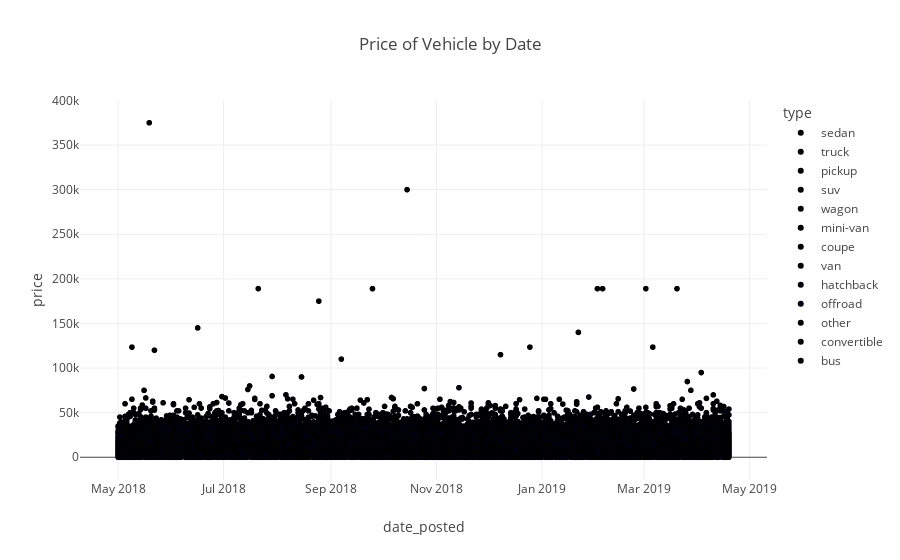

The notebook cell this image was saved under:
### Markdown cell above
## Histogram notes:

In our data set, most of the vehicles were either, sedans, trucks, pickups, and suvs. 

The amount of other type of vehicle were quite minimal in comparison to the volume of the main 4 vehicle types.

### Code cell
px.scatter(df,x='date_posted',y='price',title='Price of Vehicle by Date',color='type')

### Figure 1 — Plotly figure (JSON) as saved in the notebook; plotly's stock layout.template omitted (floating-point values rounded to 4 significant figures; data arrays with more than 128 entries replaced by an {"elided": "..."} marker saying what was removed)
{"data": [{"hovertemplate": "type=sedan<br>date_posted=%{x}<br>price=%{y}<extra></extra>", "legendgroup": "sedan", "marker": {"color": "#000001", "symbol": "circle"}, "mode": "markers", "name": "sedan", "showlegend": true, "type": "scattergl", "x": {"elided": "12154 str values"}, "xaxis": "x", "y": {"elided": "12154 int values"}, "yaxis": "y"}, {"hovertemplate": "type=truck<br>date_posted=%{x}<br>price=%{y}<extra></extra>", "legendgroup": "truck", "marker": {"color": "#000002", "symbol": "circle"}, "mode": "markers", "name": "truck", "showlegend": true, "type": "scattergl", "x": {"elided": "12353 str values"}, "xaxis": "x", "y": {"elided": "12353 int values"}, "yaxis": "y"}, {"hovertemplate": "type=pickup<br>date_posted=%{x}<br>price=%{y}<extra></extra>", "legendgroup": "pickup", "marker": {"color": "#000003", "symbol": "circle"}, "mode": "markers", "name": "pickup", "showlegend": true, "type": "scattergl", "x": {"elided": "6988 str values"}, "xaxis": "x", "y": {"elided": "6988 int values"}, "yaxis": "y"}, {"hovertemplate": "type=suv<br>date_posted=%{x}<br>price=%{y}<extra></extra>", "legendgroup": "suv", "marker": {"color": "#000004", "symbol": "circle"}, "mode": "markers", "name": "suv", "showlegend": true, "type": "scattergl", "x": {"elided": "12405 str values"}, "xaxis": "x", "y": {"elided": "12405 int values"}, "yaxis": "y"}, {"hovertemplate": "type=wagon<br>date_posted=%{x}<br>price=%{y}<extra></extra>", "legendgroup": "wagon", "marker": {"color": "#000005", "symbol": "circle"}, "mode": "markers", "name": "wagon", "showlegend": true, "type": "scattergl", "x": {"elided": "1541 str values"}, "xaxis": "x", "y": {"elided": "1541 int values"}, "yaxis": "y"}, {"hovertemplate": "type=mini-van<br>date_posted=%{x}<br>price=%{y}<extra></extra>", "legendgroup": "mini-van", "marker": {"color": "#000006", "symbol": "circle"}, "mode": "markers", "name": "mini-van", "showlegend": true, "type": "scattergl", "x": {"elided": "1161 str values"}, "xaxis": "x", "y": {"elided": "1161 int values"}, "yaxis": "y"}, {"hovertemplate": "type=coupe<br>date_posted=%{x}<br>price=%{y}<extra></extra>", "legendgroup": "coupe", "marker": {"color": "#000007", "symbol": "circle"}, "mode": "markers", "name": "coupe", "showlegend": true, "type": "scattergl", "x": {"elided": "2303 str values"}, "xaxis": "x", "y": {"elided": "2303 int values"}, "yaxis": "y"}, {"hovertemplate": "type=van<br>date_posted=%{x}<br>price=%{y}<extra></extra>", "legendgroup": "van", "marker": {"color": "#000008", "symbol": "circle"}, "mode": "markers", "name": "van", "showlegend": true, "type": "scattergl", "x": {"elided": "633 str values"}, "xaxis": "x", "y": {"elided": "633 int values"}, "yaxis": "y"}, {"hovertemplate": "type=hatchback<br>date_posted=%{x}<br>price=%{y}<extra></extra>", "legendgroup": "hatchback", "marker": {"color": "#000009", "symbol": "circle"}, "mode": "markers", "name": "hatchback", "showlegend": true, "type": "scattergl", "x": {"elided": "1047 str values"}, "xaxis": "x", "y": {"elided": "1047 int values"}, "yaxis": "y"}, {"hovertemplate": "type=offroad<br>date_posted=%{x}<br>price=%{y}<extra></extra>", "legendgroup": "offroad", "marker": {"color": "#000010", "symbol": "circle"}, "mode": "markers", "name": "offroad", "showlegend": true, "type": "scattergl", "x": {"elided": "214 str values"}, "xaxis": "x", "y": {"elided": "214 int values"}, "yaxis": "y"}, {"hovertemplate": "type=other<br>date_posted=%{x}<br>price=%{y}<extra></extra>", "legendgroup": "other", "marker": {"color": "#000001", "symbol": "circle"}, "mode": "markers", "name": "other", "showlegend": true, "type": "scattergl", "x": {"elided": "256 str values"}, "xaxis": "x", "y": {"elided": "256 int values"}, "yaxis": "y"}, {"hovertemplate": "type=convertible<br>date_posted=%{x}<br>price=%{y}<extra></extra>", "legendgroup": "convertible", "marker": {"color": "#000002", "symbol": "circle"}, "mode": "markers", "name": "convertible", "showlegend": true, "type": "scattergl", "x": {"elided": "446 str values"}, "xaxis": "x", "y": {"elided": "446 int values"}, "yaxis": "y"}, {"hovertemplate": "type=bus<br>date_posted=%{x}<br>price=%{y}<extra></extra>", "legendgroup": "bus", "marker": {"color": "#000003", "symbol": "circle"}, "mode": "markers", "name": "bus", "showlegend": true, "type": "scattergl", "x": ["2018-06-02T00:00:00", "2018-06-27T00:00:00", "2018-07-07T00:00:00", "2018-07-19T00:00:00", "2018-07-27T00:00:00", "2018-08-10T00:00:00", "2018-08-20T00:00:00", "2018-09-07T00:00:00", "2018-09-08T00:00:00", "2018-09-26T00:00:00", "2018-09-29T00:00:00", "2018-10-07T00:00:00", "2018-11-02T00:00:00", "2018-11-03T00:00:00", "2018-11-10T00:00:00", "2018-11-11T00:00:00", "2018-11-29T00:00:00", "2018-12-28T00:00:00", "2019-01-18T00:00:00", "2019-01-26T00:00:00", "2019-03-07T00:00:00", "2019-03-13T00:00:00", "2019-04-05T00:00:00", "2019-04-14T00:00:00"], "xaxis": "x", "y": [28990, 10500, 28990, 28990, 28990, 28990, 28990, 6997, 6997, 4995, 7900, 10500, 4995, 7500, 4995, 28990, 4995, 10000, 28990, 6997, 28990, 28990, 28990, 4995], "yaxis": "y"}], "layout": {"legend": {"title": {"text": "type"}, "tracegroupgap": 0}, "title": {"text": "Price of Vehicle by Date"}, "xaxis": {"anchor": "y", "domain": [0, 1], "title": {"text": "date_posted"}}, "yaxis": {"anchor": "x", "domain": [0, 1], "title": {"text": "price"}}}}
